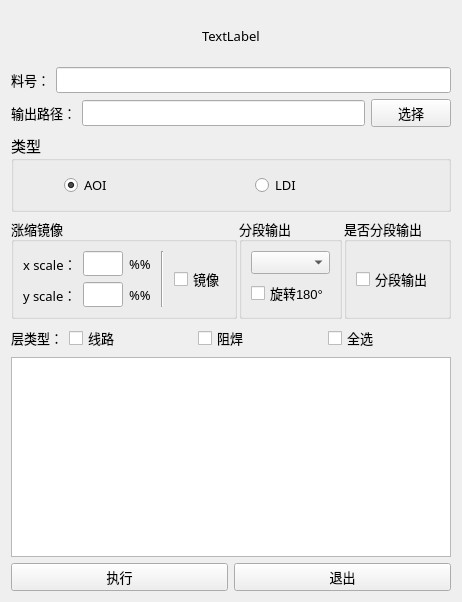
<?xml version="1.0" encoding="UTF-8"?>
<ui version="4.0">
 <class>Form</class>
 <widget class="QWidget" name="Form">
  <property name="geometry">
   <rect>
    <x>0</x>
    <y>0</y>
    <width>449</width>
    <height>602</height>
   </rect>
  </property>
  <property name="sizePolicy">
   <sizepolicy hsizetype="Ignored" vsizetype="Preferred">
    <horstretch>0</horstretch>
    <verstretch>0</verstretch>
   </sizepolicy>
  </property>
  <property name="font">
   <font>
    <family>微软雅黑</family>
    <pointsize>10</pointsize>
   </font>
  </property>
  <property name="windowTitle">
   <string>AOI和LDI资料导出</string>
  </property>
  <layout class="QVBoxLayout" name="verticalLayout_2">
   <item>
    <layout class="QHBoxLayout" name="horizontalLayout">
     <item>
      <spacer name="horizontalSpacer">
       <property name="orientation">
        <enum>Qt::Horizontal</enum>
       </property>
       <property name="sizeHint" stdset="0">
        <size>
         <width>40</width>
         <height>20</height>
        </size>
       </property>
      </spacer>
     </item>
     <item>
      <widget class="QLabel" name="label_logo">
       <property name="minimumSize">
        <size>
         <width>0</width>
         <height>50</height>
        </size>
       </property>
       <property name="text">
        <string>TextLabel</string>
       </property>
      </widget>
     </item>
     <item>
      <spacer name="horizontalSpacer_2">
       <property name="orientation">
        <enum>Qt::Horizontal</enum>
       </property>
       <property name="sizeHint" stdset="0">
        <size>
         <width>40</width>
         <height>20</height>
        </size>
       </property>
      </spacer>
     </item>
    </layout>
   </item>
   <item>
    <layout class="QHBoxLayout" name="horizontalLayout_4">
     <item>
      <widget class="QLabel" name="label_2">
       <property name="text">
        <string>料号：</string>
       </property>
      </widget>
     </item>
     <item>
      <widget class="QLineEdit" name="lineEdit_jobname">
       <property name="readOnly">
        <bool>true</bool>
       </property>
      </widget>
     </item>
    </layout>
   </item>
   <item>
    <layout class="QHBoxLayout" name="horizontalLayout_3">
     <item>
      <widget class="QLabel" name="label_3">
       <property name="text">
        <string>输出路径：</string>
       </property>
      </widget>
     </item>
     <item>
      <widget class="QLineEdit" name="lineEdit_path"/>
     </item>
     <item>
      <widget class="QPushButton" name="pushButton_path">
       <property name="cursor">
        <cursorShape>PointingHandCursor</cursorShape>
       </property>
       <property name="text">
        <string>选择</string>
       </property>
      </widget>
     </item>
    </layout>
   </item>
   <item>
    <widget class="QGroupBox" name="groupBox">
     <property name="font">
      <font>
       <family>微软雅黑</family>
       <pointsize>11</pointsize>
      </font>
     </property>
     <property name="title">
      <string>类型</string>
     </property>
     <layout class="QHBoxLayout" name="horizontalLayout_2">
      <property name="spacing">
       <number>6</number>
      </property>
      <property name="leftMargin">
       <number>50</number>
      </property>
      <property name="topMargin">
       <number>12</number>
      </property>
      <property name="bottomMargin">
       <number>12</number>
      </property>
      <item>
       <widget class="QRadioButton" name="radioButton_aoi">
        <property name="font">
         <font>
          <family>微软雅黑</family>
          <pointsize>10</pointsize>
         </font>
        </property>
        <property name="text">
         <string>AOI</string>
        </property>
        <property name="checked">
         <bool>true</bool>
        </property>
       </widget>
      </item>
      <item>
       <widget class="QRadioButton" name="radioButton_ldi">
        <property name="font">
         <font>
          <family>微软雅黑</family>
          <pointsize>10</pointsize>
         </font>
        </property>
        <property name="text">
         <string>LDI</string>
        </property>
       </widget>
      </item>
     </layout>
    </widget>
   </item>
   <item>
    <layout class="QHBoxLayout" name="horizontalLayout_10" stretch="0,0,0">
     <property name="spacing">
      <number>2</number>
     </property>
     <item>
      <widget class="QGroupBox" name="groupBox_scale_mirror">
       <property name="sizePolicy">
        <sizepolicy hsizetype="Preferred" vsizetype="Preferred">
         <horstretch>0</horstretch>
         <verstretch>0</verstretch>
        </sizepolicy>
       </property>
       <property name="title">
        <string>涨缩镜像</string>
       </property>
       <layout class="QGridLayout" name="gridLayout">
        <property name="horizontalSpacing">
         <number>10</number>
        </property>
        <item row="0" column="0" rowspan="2">
         <layout class="QHBoxLayout" name="horizontalLayout_8">
          <property name="spacing">
           <number>6</number>
          </property>
          <item>
           <widget class="QLabel" name="label">
            <property name="text">
             <string>x scale：</string>
            </property>
           </widget>
          </item>
          <item>
           <widget class="QLineEdit" name="lineEdit_x_scale">
            <property name="font">
             <font>
              <family>微软雅黑</family>
              <pointsize>9</pointsize>
             </font>
            </property>
           </widget>
          </item>
          <item>
           <widget class="QLabel" name="label_7">
            <property name="text">
             <string>%%</string>
            </property>
           </widget>
          </item>
         </layout>
        </item>
        <item row="0" column="2" rowspan="3">
         <widget class="QCheckBox" name="checkBox">
          <property name="sizePolicy">
           <sizepolicy hsizetype="Preferred" vsizetype="Fixed">
            <horstretch>0</horstretch>
            <verstretch>0</verstretch>
           </sizepolicy>
          </property>
          <property name="cursor">
           <cursorShape>PointingHandCursor</cursorShape>
          </property>
          <property name="text">
           <string>镜像</string>
          </property>
         </widget>
        </item>
        <item row="2" column="0">
         <layout class="QHBoxLayout" name="horizontalLayout_9">
          <property name="spacing">
           <number>6</number>
          </property>
          <item>
           <widget class="QLabel" name="label_5">
            <property name="text">
             <string>y scale：</string>
            </property>
           </widget>
          </item>
          <item>
           <widget class="QLineEdit" name="lineEdit_y_scale">
            <property name="font">
             <font>
              <family>微软雅黑</family>
              <pointsize>9</pointsize>
             </font>
            </property>
           </widget>
          </item>
          <item>
           <widget class="QLabel" name="label_8">
            <property name="text">
             <string>%%</string>
            </property>
           </widget>
          </item>
         </layout>
        </item>
        <item row="0" column="1" rowspan="3">
         <widget class="Line" name="line">
          <property name="orientation">
           <enum>Qt::Vertical</enum>
          </property>
         </widget>
        </item>
       </layout>
       <widget class="QLabel" name="label_6">
        <property name="geometry">
         <rect>
          <x>210</x>
          <y>30</y>
          <width>16</width>
          <height>19</height>
         </rect>
        </property>
        <property name="text">
         <string/>
        </property>
       </widget>
      </widget>
     </item>
     <item>
      <widget class="QGroupBox" name="groupBox_split_ldi">
       <property name="sizePolicy">
        <sizepolicy hsizetype="Preferred" vsizetype="Preferred">
         <horstretch>0</horstretch>
         <verstretch>0</verstretch>
        </sizepolicy>
       </property>
       <property name="title">
        <string>分段输出</string>
       </property>
       <layout class="QVBoxLayout" name="verticalLayout_6">
        <item>
         <widget class="QComboBox" name="comboBox_split">
          <property name="font">
           <font>
            <family>Segoe UI</family>
            <pointsize>10</pointsize>
           </font>
          </property>
         </widget>
        </item>
        <item>
         <widget class="QCheckBox" name="checkBox_split_rotate">
          <property name="sizePolicy">
           <sizepolicy hsizetype="Preferred" vsizetype="Fixed">
            <horstretch>0</horstretch>
            <verstretch>0</verstretch>
           </sizepolicy>
          </property>
          <property name="font">
           <font>
            <family>Segoe UI</family>
            <pointsize>10</pointsize>
           </font>
          </property>
          <property name="text">
           <string>旋转180°</string>
          </property>
         </widget>
        </item>
       </layout>
      </widget>
     </item>
     <item>
      <widget class="QGroupBox" name="groupBox_split_aoi">
       <property name="sizePolicy">
        <sizepolicy hsizetype="Preferred" vsizetype="Preferred">
         <horstretch>0</horstretch>
         <verstretch>0</verstretch>
        </sizepolicy>
       </property>
       <property name="title">
        <string>是否分段输出</string>
       </property>
       <layout class="QVBoxLayout" name="verticalLayout">
        <item>
         <widget class="QCheckBox" name="checkBox_split">
          <property name="toolTip">
           <string>以竖直方向分为上下两部分，导出为-a,-b两个料号，
各部分向反方向延伸5mm,上部分旋转180°</string>
          </property>
          <property name="text">
           <string>分段输出</string>
          </property>
         </widget>
        </item>
       </layout>
      </widget>
     </item>
    </layout>
   </item>
   <item>
    <layout class="QHBoxLayout" name="horizontalLayout_6" stretch="0,1">
     <item>
      <widget class="QLabel" name="label_4">
       <property name="text">
        <string>层类型：</string>
       </property>
      </widget>
     </item>
     <item>
      <layout class="QHBoxLayout" name="horizontalLayout_5">
       <item>
        <widget class="QCheckBox" name="checkBox_signal">
         <property name="text">
          <string>线路</string>
         </property>
        </widget>
       </item>
       <item>
        <widget class="QCheckBox" name="checkBox_drill">
         <property name="text">
          <string>阻焊</string>
         </property>
        </widget>
       </item>
       <item>
        <widget class="QCheckBox" name="checkBox_select_all">
         <property name="text">
          <string>全选</string>
         </property>
        </widget>
       </item>
      </layout>
     </item>
    </layout>
   </item>
   <item>
    <widget class="QTableWidget" name="tableWidget"/>
   </item>
   <item>
    <layout class="QHBoxLayout" name="horizontalLayout_7">
     <item>
      <widget class="QPushButton" name="pushButton_exec">
       <property name="cursor">
        <cursorShape>PointingHandCursor</cursorShape>
       </property>
       <property name="text">
        <string>执行</string>
       </property>
      </widget>
     </item>
     <item>
      <widget class="QPushButton" name="pushButton_exit">
       <property name="cursor">
        <cursorShape>PointingHandCursor</cursorShape>
       </property>
       <property name="text">
        <string>退出</string>
       </property>
      </widget>
     </item>
    </layout>
   </item>
  </layout>
 </widget>
 <resources/>
 <connections/>
</ui>
